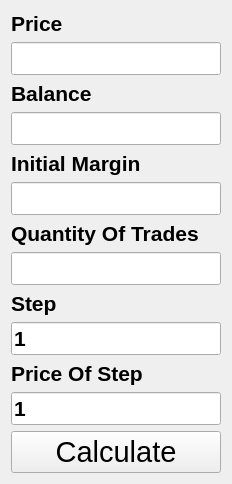
     <widget class="QWidget" name="page_11">
      <property name="font">
       <font>
        <pointsize>16</pointsize>
        <bold>true</bold>
       </font>
      </property>
      <layout class="QVBoxLayout" name="verticalLayout_28">
       <item>
        <layout class="QVBoxLayout" name="verticalLayout_10">
         <item>
          <widget class="QLabel" name="label_38">
           <property name="text">
            <string>Price</string>
           </property>
          </widget>
         </item>
         <item>
          <widget class="QLineEdit" name="lineEdit_31">
           <property name="maxLength">
            <number>6</number>
           </property>
          </widget>
         </item>
         <item>
          <widget class="QLabel" name="label_39">
           <property name="text">
            <string>Balance</string>
           </property>
          </widget>
         </item>
         <item>
          <widget class="QLineEdit" name="lineEdit_32">
           <property name="maxLength">
            <number>6</number>
           </property>
          </widget>
         </item>
         <item>
          <widget class="QLabel" name="label_40">
           <property name="text">
            <string>Initial Margin</string>
           </property>
          </widget>
         </item>
         <item>
          <widget class="QLineEdit" name="lineEdit_33">
           <property name="maxLength">
            <number>6</number>
           </property>
          </widget>
         </item>
         <item>
          <widget class="QLabel" name="label_41">
           <property name="text">
            <string>Quantity Of Trades</string>
           </property>
          </widget>
         </item>
         <item>
          <widget class="QLineEdit" name="lineEdit_34">
           <property name="maxLength">
            <number>6</number>
           </property>
          </widget>
         </item>
         <item>
          <widget class="QLabel" name="label_42">
           <property name="text">
            <string>Step</string>
           </property>
          </widget>
         </item>
         <item>
          <widget class="QLineEdit" name="lineEdit_35">
           <property name="enabled">
            <bool>true</bool>
           </property>
           <property name="text">
            <string>1</string>
           </property>
           <property name="maxLength">
            <number>6</number>
           </property>
          </widget>
         </item>
         <item>
          <widget class="QLabel" name="label_43">
           <property name="text">
            <string>Price Of Step</string>
           </property>
          </widget>
         </item>
         <item>
          <widget class="QLineEdit" name="lineEdit_36">
           <property name="enabled">
            <bool>true</bool>
           </property>
           <property name="text">
            <string>1</string>
           </property>
           <property name="maxLength">
            <number>6</number>
           </property>
          </widget>
         </item>
         <item>
          <widget class="QPushButton" name="pushButton_19">
           <property name="font">
            <font>
             <pointsize>22</pointsize>
             <bold>false</bold>
            </font>
           </property>
           <property name="text">
            <string>Calculate</string>
           </property>
          </widget>
         </item>
        </layout>
       </item>
      </layout>
     </widget>
